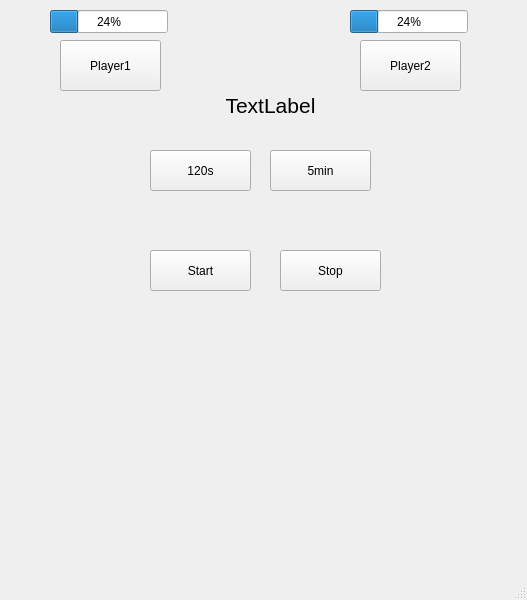
<?xml version="1.0" encoding="UTF-8"?>
<ui version="4.0">
 <class>MainWindow</class>
 <widget class="QMainWindow" name="MainWindow">
  <property name="geometry">
   <rect>
    <x>0</x>
    <y>0</y>
    <width>527</width>
    <height>600</height>
   </rect>
  </property>
  <property name="windowTitle">
   <string>MainWindow</string>
  </property>
  <widget class="QWidget" name="centralwidget">
   <widget class="QPushButton" name="Switchplayer2">
    <property name="geometry">
     <rect>
      <x>360</x>
      <y>40</y>
      <width>101</width>
      <height>51</height>
     </rect>
    </property>
    <property name="text">
     <string>Player2</string>
    </property>
   </widget>
   <widget class="QPushButton" name="time5min">
    <property name="geometry">
     <rect>
      <x>270</x>
      <y>150</y>
      <width>101</width>
      <height>41</height>
     </rect>
    </property>
    <property name="text">
     <string>5min</string>
    </property>
   </widget>
   <widget class="QLabel" name="textlabel">
    <property name="geometry">
     <rect>
      <x>50</x>
      <y>90</y>
      <width>441</width>
      <height>31</height>
     </rect>
    </property>
    <property name="text">
     <string>&lt;html&gt;&lt;head/&gt;&lt;body&gt;&lt;p align=&quot;center&quot;&gt;&lt;span style=&quot; font-size:16pt;&quot;&gt;TextLabel&lt;/span&gt;&lt;/p&gt;&lt;/body&gt;&lt;/html&gt;</string>
    </property>
   </widget>
   <widget class="QProgressBar" name="progressBar">
    <property name="geometry">
     <rect>
      <x>50</x>
      <y>10</y>
      <width>118</width>
      <height>23</height>
     </rect>
    </property>
    <property name="value">
     <number>24</number>
    </property>
   </widget>
   <widget class="QProgressBar" name="progressBar_2">
    <property name="geometry">
     <rect>
      <x>350</x>
      <y>10</y>
      <width>118</width>
      <height>23</height>
     </rect>
    </property>
    <property name="value">
     <number>24</number>
    </property>
   </widget>
   <widget class="QPushButton" name="Switchplayer1">
    <property name="geometry">
     <rect>
      <x>60</x>
      <y>40</y>
      <width>101</width>
      <height>51</height>
     </rect>
    </property>
    <property name="text">
     <string>Player1</string>
    </property>
   </widget>
   <widget class="QPushButton" name="time120s">
    <property name="geometry">
     <rect>
      <x>150</x>
      <y>150</y>
      <width>101</width>
      <height>41</height>
     </rect>
    </property>
    <property name="text">
     <string>120s</string>
    </property>
   </widget>
   <widget class="QPushButton" name="Startgame">
    <property name="geometry">
     <rect>
      <x>150</x>
      <y>250</y>
      <width>101</width>
      <height>41</height>
     </rect>
    </property>
    <property name="text">
     <string>Start</string>
    </property>
   </widget>
   <widget class="QPushButton" name="Stopgame">
    <property name="geometry">
     <rect>
      <x>280</x>
      <y>250</y>
      <width>101</width>
      <height>41</height>
     </rect>
    </property>
    <property name="text">
     <string>Stop</string>
    </property>
   </widget>
  </widget>
  <widget class="QMenuBar" name="menubar">
   <property name="geometry">
    <rect>
     <x>0</x>
     <y>0</y>
     <width>527</width>
     <height>21</height>
    </rect>
   </property>
  </widget>
  <widget class="QStatusBar" name="statusbar"/>
 </widget>
 <resources/>
 <connections/>
</ui>
